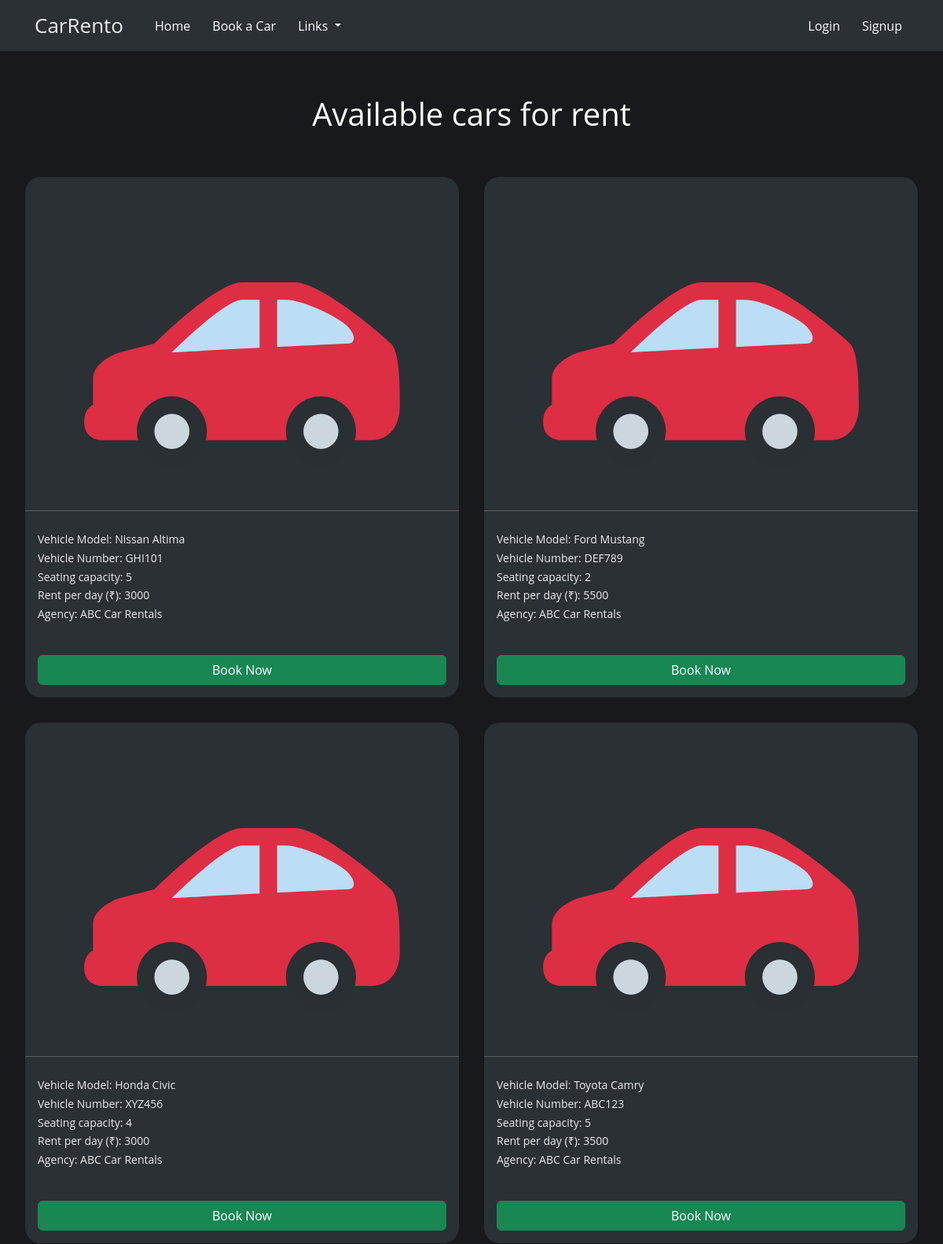
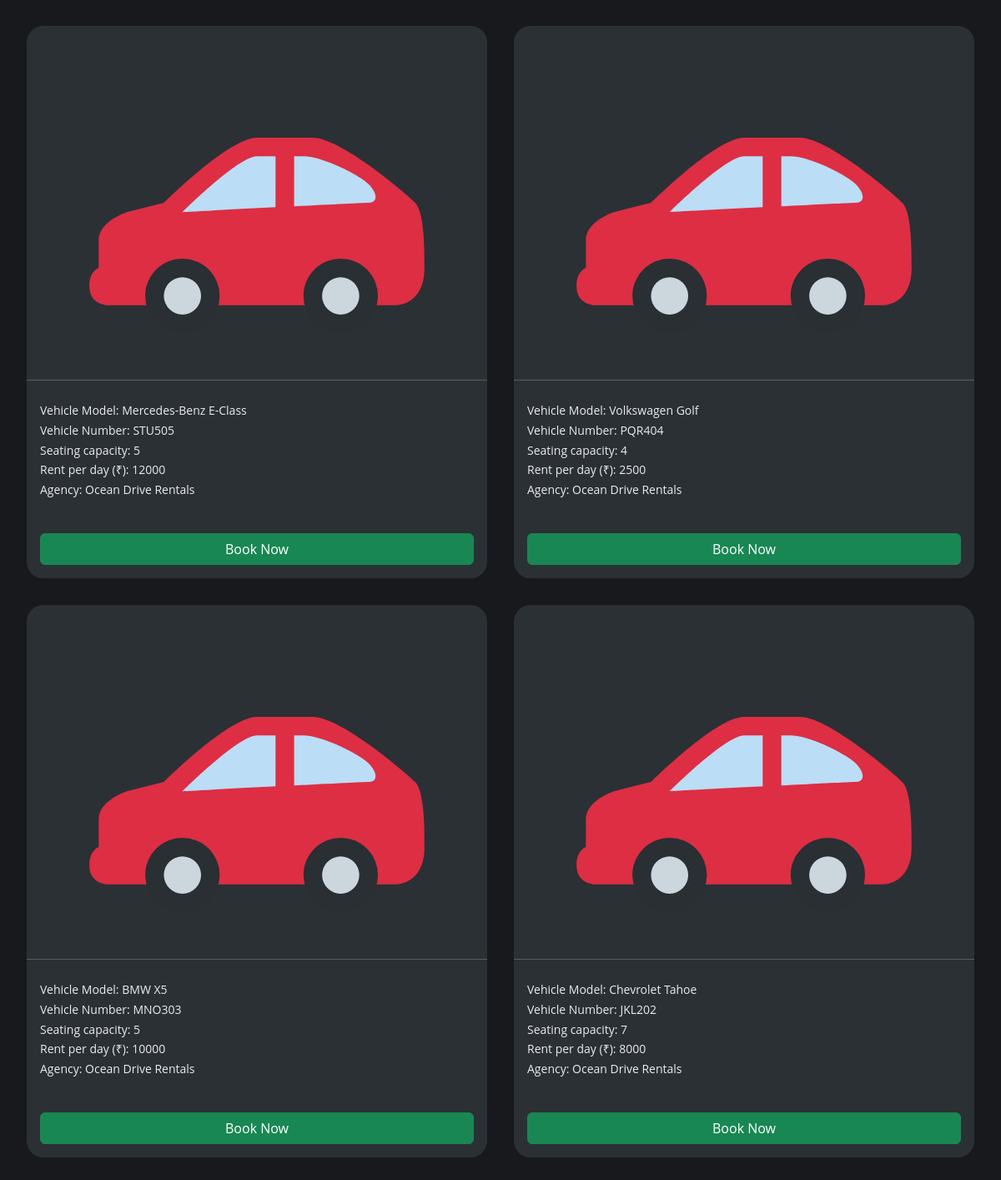
Page /booking_page.php on the committed database (2 pictures, top to bottom).
### tables this page shows
CREATE TABLE `cars` (
  `id` int(11) NOT NULL,
  `user_id` int(11) NOT NULL,
  `vehicle_model` varchar(100) NOT NULL,
  `vehicle_number` varchar(30) NOT NULL,
  `seating_capacity` int(11) NOT NULL,
  `rent_per_day` int(11) NOT NULL
);

CREATE TABLE `users` (
  `id` int(11) NOT NULL,
  `name` varchar(100) NOT NULL,
  `agencyName` varchar(100) NOT NULL,
  `isAgency` tinyint(1) NOT NULL,
  `email` varchar(100) NOT NULL,
  `password` varchar(100) NOT NULL
);

### booking_page.php (the view, shortened to what this page needs)
<?php
  require "components/database_connect.php";
  $sql = "SELECT * FROM cars ORDER BY id DESC;";
  $result = mysqli_query($conn, $sql);
  $numCars = mysqli_num_rows($result);
?>
<!DOCTYPE html>
<html lang="en">
    <head>
        <?php
            include "components/head_tags.php";
        ?>
        <link rel="stylesheet" href="css/booking-page.css">
    </head>
    <body>
        <?php
            include "components/navbar.php";
        ?>
        <div class="booking-page">
            <div class="booking-page-title">
                <span>Available cars for rent</span>
            </div>
            <?php
            if($numCars == 0){
            ?>
            <p style="text-align:center; color:#afafaf;">Sorry, no cars available to rent!</p>
            <?php
            } else{
            ?>
            <div class="booking-page-main">
                <div class="booking-card-group">
                    <?php
                    $cars_count = mysqli_num_rows($result);
                    for ($i = 0; $i < $cars_count; $i++) {
                        $cars = mysqli_fetch_assoc($result);
                    ?>
                    <div class="booking-card">
                        <div class="booking-card-row-1">
                            <img src="assets/car.svg" alt="car-logo">
                        </div>
                        <div class="booking-card-row-2">
                            <span>Vehicle Model: <?= $cars['vehicle_model'] ?></span>
                            <span>Vehicle Number: <?= $cars['vehicle_number'] ?></span>
                            <span>Seating capacity: <?= $cars['seating_capacity'] ?></span>
                            <span>Rent per day (₹): <?= $cars['rent_per_day'] ?></span>
                            <?php
                                $agencyId = $cars['user_id'];
                                $sql2 = "SELECT * FROM users where id=$agencyId";
                                $result2 = mysqli_query($conn, $sql2);
                                $user = mysqli_fetch_assoc($result2);
                            ?>
                            <span>Agency: <?= $user['agencyName'] ?></span>
                        </div>
                        <div class="booking-card-row-3">
                        <form method="post" action="api/book_car_controller.php" data-bs-theme="dark">
                            <button type="submit" class="btn btn-success w-100 mt-3"
                            >Book Now</button>
                        </form>
                        </div>
                    </div>
                    <?php
                    }
                    ?>
                </div>
            </div>
            <?php
            }
            ?>
        </div>
    </body>
</html>

### css/common.css (style rules this page uses)
* { box-sizing: border-box; font-family: 'Open Sans', sans-serif; }
.booking-card-group { display: grid; grid-template-columns: repeat(3, 1fr); gap: 2rem; }
.booking-card { background-color: #2b3035; border-radius: 20px; height: fit-content; position: relative; }
.booking-card-row-1 { height: 45%; padding: 0 4rem; border-bottom: 1px solid #5c5c5c; }
.booking-card-row-1 img { height: 100%; width: 100%; object-fit: cover; }
.booking-card-row-2 { color: #ebebeb; line-height: 1.7; display: flex; flex-direction: column; padding: 1.5rem 1rem; font-size: 14px; }
.booking-card-row-3 { padding: 0 1rem 1rem 1rem; }
@media screen and (max-width: 1250px) and (min-width: 990px) { .booking-card-group { display: grid; grid-template-columns: repeat(2, 1fr); gap: 2rem; } }

### css/booking-page.css (style rules this page uses)
.booking-page { background-color: #18191d; min-height: 100vh; }
.booking-page-title { text-align: center; line-height: 4; font-size: 40px; color: #fff; }
.booking-page-main { margin: 0 11rem; padding-bottom: 4rem; }
@media screen and (max-width: 1250px) and (min-width: 990px) { .booking-page-main { margin: 0 2rem; padding-bottom: 4rem; } }

### rows in the picture
cars: vehicle_model "Nissan Altima", vehicle_number "GHI101", seating_capacity "5", rent_per_day "3000", user.agencyName "ABC Car Rentals"
cars: vehicle_model "Ford Mustang", vehicle_number "DEF789", seating_capacity "2", rent_per_day "5500", user.agencyName "ABC Car Rentals"
cars: vehicle_model "Honda Civic", vehicle_number "XYZ456", seating_capacity "4", rent_per_day "3000", user.agencyName "ABC Car Rentals"
cars: vehicle_model "Toyota Camry", vehicle_number "ABC123", seating_capacity "5", rent_per_day "3500", user.agencyName "ABC Car Rentals"
cars: vehicle_model "Mercedes-Benz E-Class", vehicle_number "STU505", seating_capacity "5", rent_per_day "12000", user.agencyName "Ocean Drive Rentals"
cars: vehicle_model "Volkswagen Golf", vehicle_number "PQR404", seating_capacity "4", rent_per_day "2500", user.agencyName "Ocean Drive Rentals"
cars: vehicle_model "BMW X5", vehicle_number "MNO303", seating_capacity "5", rent_per_day "10000", user.agencyName "Ocean Drive Rentals"
cars: vehicle_model "Chevrolet Tahoe", vehicle_number "JKL202", seating_capacity "7", rent_per_day "8000", user.agencyName "Ocean Drive Rentals"
